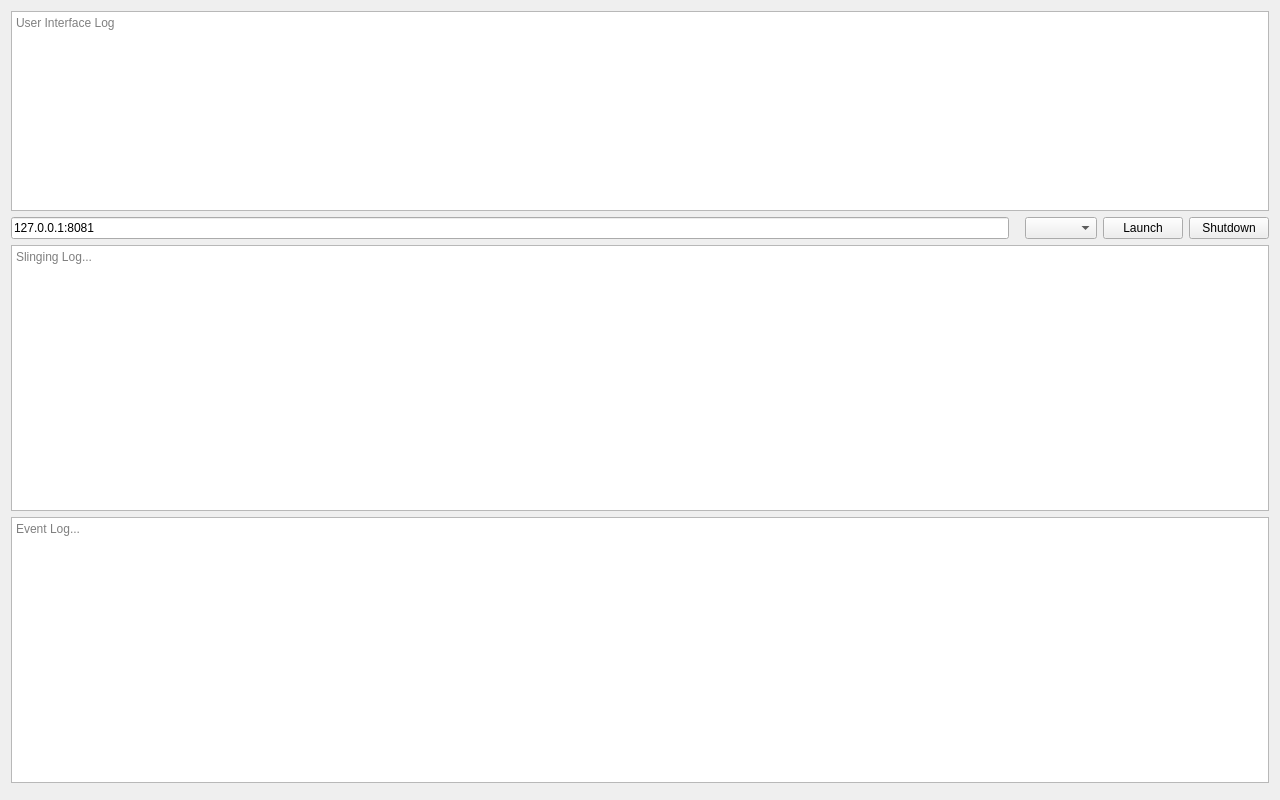
<?xml version="1.0" encoding="UTF-8"?>
<ui version="4.0">
 <class>SlingerWindow</class>
 <widget class="QMainWindow" name="SlingerWindow">
  <property name="geometry">
   <rect>
    <x>0</x>
    <y>0</y>
    <width>1280</width>
    <height>800</height>
   </rect>
  </property>
  <property name="sizePolicy">
   <sizepolicy hsizetype="Expanding" vsizetype="Expanding">
    <horstretch>0</horstretch>
    <verstretch>0</verstretch>
   </sizepolicy>
  </property>
  <property name="contextMenuPolicy">
   <enum>Qt::NoContextMenu</enum>
  </property>
  <property name="windowTitle">
   <string>DataSlinger</string>
  </property>
  <property name="unifiedTitleAndToolBarOnMac">
   <bool>true</bool>
  </property>
  <widget class="QWidget" name="centralWidget">
   <layout class="QVBoxLayout" name="verticalLayout_3">
    <item>
     <layout class="QHBoxLayout" name="horizontalLayout_4">
      <item>
       <layout class="QVBoxLayout" name="verticalLayout">
        <item>
         <widget class="QPlainTextEdit" name="slingerUiLog">
          <property name="sizePolicy">
           <sizepolicy hsizetype="Expanding" vsizetype="Expanding">
            <horstretch>0</horstretch>
            <verstretch>0</verstretch>
           </sizepolicy>
          </property>
          <property name="maximumSize">
           <size>
            <width>16777215</width>
            <height>200</height>
           </size>
          </property>
          <property name="readOnly">
           <bool>true</bool>
          </property>
          <property name="placeholderText">
           <string>User Interface Log</string>
          </property>
         </widget>
        </item>
        <item>
         <layout class="QHBoxLayout" name="horizontalLayout_2">
          <item>
           <widget class="QLineEdit" name="slingerAddressEdit">
            <property name="text">
             <string>127.0.0.1:8081</string>
            </property>
            <property name="maxLength">
             <number>255</number>
            </property>
           </widget>
          </item>
          <item>
           <spacer name="horizontalSpacer">
            <property name="orientation">
             <enum>Qt::Horizontal</enum>
            </property>
            <property name="sizeType">
             <enum>QSizePolicy::Fixed</enum>
            </property>
            <property name="sizeHint" stdset="0">
             <size>
              <width>10</width>
              <height>20</height>
             </size>
            </property>
           </spacer>
          </item>
          <item>
           <widget class="QComboBox" name="backendSelectionBox">
            <property name="currentText">
             <string/>
            </property>
            <property name="maxCount">
             <number>255</number>
            </property>
           </widget>
          </item>
          <item>
           <widget class="QPushButton" name="slingerLaunchButton">
            <property name="text">
             <string>Launch</string>
            </property>
           </widget>
          </item>
          <item>
           <widget class="QPushButton" name="clearSlingersButton">
            <property name="text">
             <string>Shutdown</string>
            </property>
           </widget>
          </item>
         </layout>
        </item>
       </layout>
      </item>
     </layout>
    </item>
    <item>
     <layout class="QHBoxLayout" name="horizontalLayout">
      <item>
       <widget class="QPlainTextEdit" name="slingingLog">
        <property name="readOnly">
         <bool>true</bool>
        </property>
        <property name="placeholderText">
         <string>Slinging Log...</string>
        </property>
       </widget>
      </item>
     </layout>
    </item>
    <item>
     <widget class="QPlainTextEdit" name="eventLog">
      <property name="readOnly">
       <bool>true</bool>
      </property>
      <property name="placeholderText">
       <string>Event Log...</string>
      </property>
     </widget>
    </item>
    <item>
     <widget class="dataslinger::ui::CommandLineEdit" name="commandLineEdit" native="true"/>
    </item>
   </layout>
  </widget>
 </widget>
 <layoutdefault spacing="6" margin="11"/>
 <customwidgets>
  <customwidget>
   <class>dataslinger::ui::CommandLineEdit</class>
   <extends>QWidget</extends>
   <header>ui/commandlineedit.h</header>
   <container>1</container>
  </customwidget>
 </customwidgets>
 <resources/>
 <connections/>
</ui>
